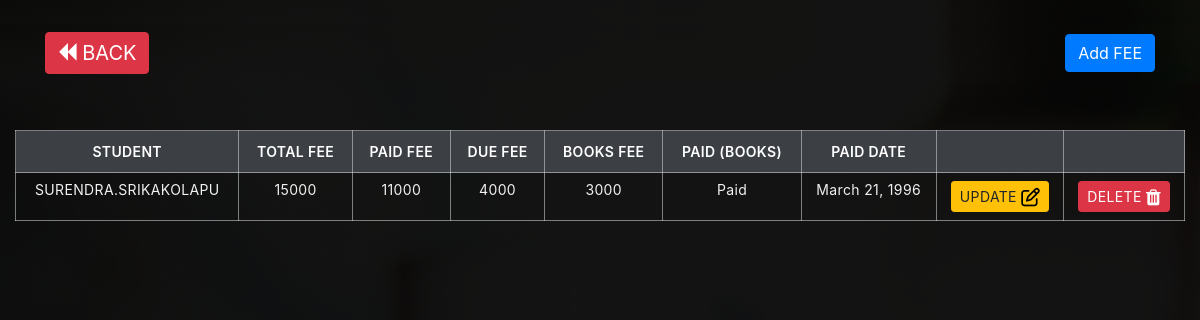
The page /ad/newfee/ on the database its author committed.
### admissions/models.py (models this page shows, shortened)
class Fee(models.Model):
    student = models.OneToOneField(Student , on_delete = models.CASCADE, unique=True)
    total_fee = models.CharField(max_length=30 , null = True)
    fees_paid = models.CharField(max_length=30 , null = True)
    fees_due = models.CharField(max_length=30 , null = True)
    books_fee =  models.CharField(max_length=30 , null=True)
    BOOKS_CHOICES = (
        ('Paid', 'Paid'),
        ('Not Paid', 'Not Paid'),
    )
    books_paid = models.CharField(max_length=10, choices=BOOKS_CHOICES , null = True)
    paid_date = models.DateField(null = True)

class Student(models.Model):
    name = models.CharField(max_length=1000 , verbose_name = "STUDENT FULL NAME" )
    fathername = models.CharField(max_length=1000 , verbose_name = "FATHER NAME")
    CLASSNAME_CHOICES =(
         ('Nursery' , 'Nursery'),
         ('L.K.G' , 'L.K.G'),
         ('U.K.G' , 'U.K.G'),
         ('1ˢᵗ' , '1ˢᵗ'),
         ('2ⁿᵈ' , '2ⁿᵈ'),
         ('3ʳᵈ' , '3ʳᵈ'),
         ('4ᵗʰ' , '4ᵗʰ'),
         ('5ᵗʰ' , '5ᵗʰ'),
         ('6ᵗʰ' , '6ᵗʰ'),
         ('7ᵗʰ' , '7ᵗʰ'),
         ('8ᵗʰ' , '8ᵗʰ'),
         ('9ᵗʰ' , '9ᵗʰ'),
         ('10ᵗʰ' , '10ᵗʰ'),
    )
    classname = models.CharField(max_length=30 , choices=CLASSNAME_CHOICES , verbose_name = "CLASS")
    contact = models.CharField(max_length=30 , verbose_name = "CONTACT")
    email = models.EmailField(null = True , verbose_name = "EMAIL")
    def __str__(self):
        return self.name

### admissions/views.py (the view)
# urls.py: path('newfee/', addfee),
def addfee(request):
    if request.method == 'POST':
        form = FeeModelForm(request.POST)
        if form.is_valid():
            form.save()
            form = FeeModelForm()
            return redirect("/ad/newfee/")
    else:
        form = FeeModelForm()
        result = Fee.objects.all()
        myFilter = FeeFilter(request.GET , queryset=result)
        result = myFilter.qs
    return render(request,'admissions/fee-details.html', {'form':form , 'allfees':result , 'myFilter':myFilter});

### templates/admissions/fee-details.html (shortened to what this page needs)
{% load static %}
<html>
<head>
    <link rel="stylesheet" href="{% static "stylesheets/tables.css" %}">
    <link rel="stylesheet" href="https://stackpath.bootstrapcdn.com/bootstrap/4.4.1/css/bootstrap.min.css">
    <link rel="stylesheet" href="path/to/font-awesome/css/font-awesome.min.css">
    <link rel="stylesheet" href="https://cdnjs.cloudflare.com/ajax/libs/font-awesome/4.7.0/css/font-awesome.min.css">
    <link rel="stylesheet" href="https://cdnjs.cloudflare.com/ajax/libs/twitter-bootstrap/4.5.2/css/bootstrap.css">
    <link rel="stylesheet" href="https://cdn.datatables.net/1.10.25/css/dataTables.bootstrap4.min.css">
</head>
<body class="img-fluid base-image" style="background-image:linear-gradient(rgba(0, 0, 0, 0.9),rgba(0, 0, 0, 0.9)),url('{% static "images/index7.jpg" %}')">
    {% load crispy_forms_tags %}
    <br>
    <nav style="background-image:linear-gradient(rgba(0, 0, 0, 0.9),rgba(0, 0, 0, 0.9)),url('{% static "images/index7.jpg" %}')" class="navbar navbar-expand-sm sticky-top navbar-dark">
        <div class="container">
            <a class="navbar-brand btn btn-danger" href="/"><i style="color:white;" class="fa fa-backward fa-sm" aria-hidden="true"></i> BACK</a>
            <div class="" id="navbar1">
                <ul class="navbar-nav ml-auto">
                    <li class="nav-item active">
                        <button type="button" class="btn btn-primary" data-toggle="modal" data-target="#exampleModalCenter">
                            Add FEE
                        </button>
                    </li>
                </ul>
            </div>
        </div>
    </nav>
    <div class="container-fluid">
        <br> <br>
        <table class="table text-light">
            <thead>
                <tr>
                    <th class="text-center">STUDENT</th>
                    <th class="text-center">TOTAL FEE</th>
                    <th class="text-center">PAID FEE</th>
                    <th class="text-center">DUE FEE</th>
                    <th class="text-center">BOOKS FEE</th>
                    <th class="text-center">PAID (BOOKS)</th>
                    <th class="text-center">PAID DATE</th>
                    <th class="text-center"></th>
                    <th class="text-center"></th>
                </tr>
            </thead>
            {% for s in allfees %}
            <tbody>
                <tr>
                    <td>
                        <center>{{s.student}}</center>
                    </td>
                    <td data-label="TOTAL FEE :">{{s.total_fee}}</td>
                    <td data-label="PAID FEE :">{{s.fees_paid}}</td>
                    <td data-label="DUE FEE :">{{s.fees_due}}</td>
                    <td data-label="BOOKS FEE :">{{s.books_fee}}</td>
                    <td data-label="PAID (BOOKS) :">{{s.books_paid}}</td>
                    <td data-label="PAID DATE :">{{s.paid_date}}</td>
                    <td>
                        <center><a class="btn btn-warning btn-sm" href="/ad/update-fee/{{s.id}}">UPDATE <i style="color:black;" class="fa fa-edit fa-lg" aria-hidden="true"></i></a></center>
                    </td>
                    <td>
                        <center><a class="btn btn-danger btn-sm" href="/ad/delete-fee/{{s.id}}">DELETE <i style="color:white;" class="fa fa-trash fa-lg" aria-hidden="true"></i></a></center>
                    </td>
                </tr>
            </tbody>
            {% endfor %}
        </table>
    </div>
</body>
</html>

### static/stylesheets/tables.css (style rules this page uses)
* { margin: 0; padding: 0; box-sizing: border-box; }
.table { width: 100%; border-collapse: collapse; }
.table thead { background-color: transparent; }
.table thead tr th { font-size: 14px; font-weight: 600; letter-spacing: 0.35px; color: #FFFFFF; opacity: 1; padding: 12px; vertical-align: top; border: 1px solid #dee2e685; background-color: #3c3f44; }
.table tbody tr td { font-size: 14px; font-weight: normal; letter-spacing: 0.35px; color: #f1f1f1; padding: 8px; text-align: center; border: 1px solid #dee2e685; }
center { text-transform: uppercase; }

### rows shown on the page
Fee: student "SURENDRA.SRIKAKOLAPU", total_fee "15000", fees_paid "11000", fees_due "4000", books_fee "3000", books_paid "Paid", paid_date "March 21, 1996"
